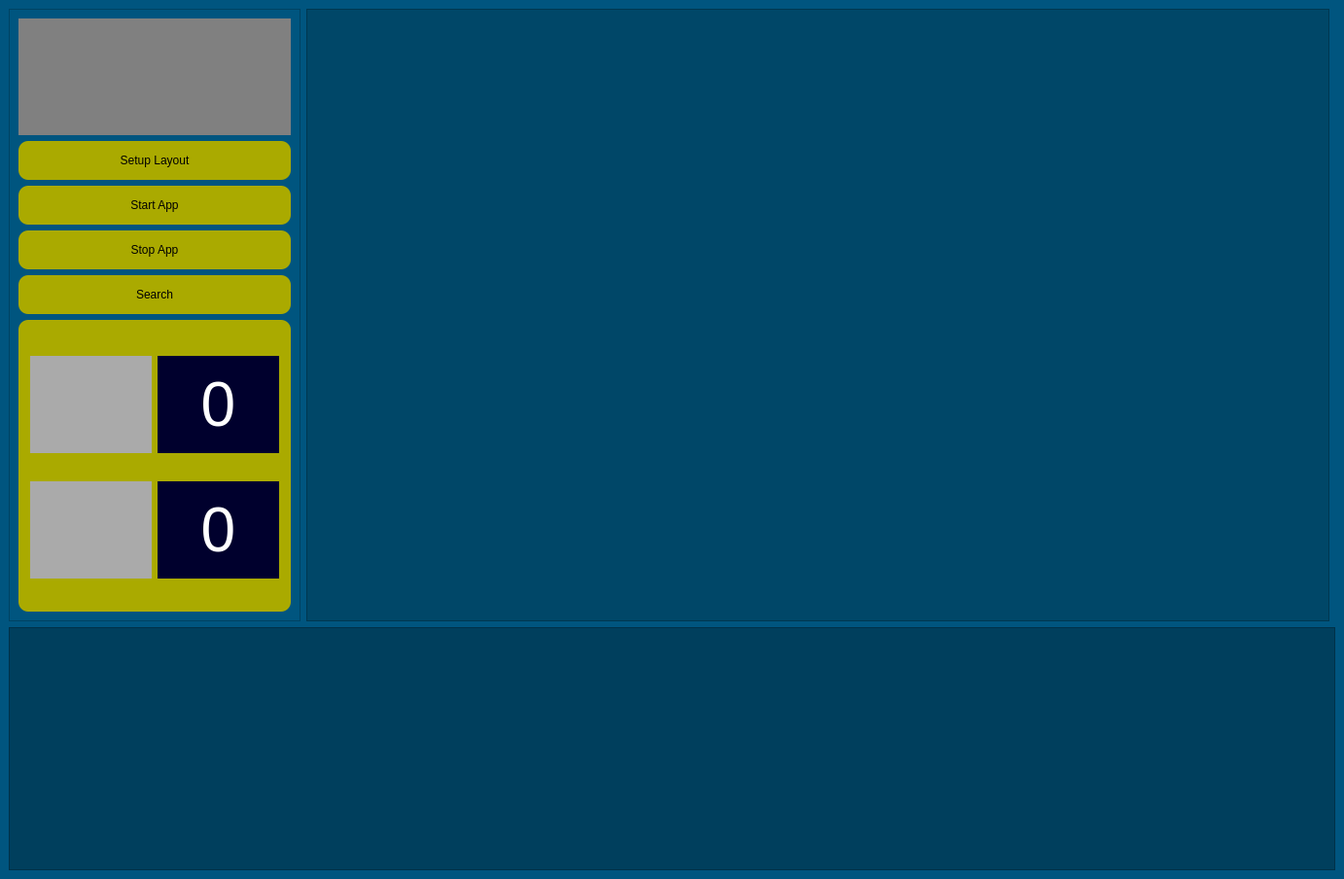
<?xml version="1.0" encoding="UTF-8"?>
<ui version="4.0">
 <class>MainWindow</class>
 <widget class="QMainWindow" name="MainWindow">
  <property name="geometry">
   <rect>
    <x>0</x>
    <y>0</y>
    <width>1382</width>
    <height>904</height>
   </rect>
  </property>
  <property name="windowTitle">
   <string>MainWindow</string>
  </property>
  <widget class="QWidget" name="centralwidget">
   <property name="styleSheet">
    <string notr="true">background-color: rgb(0, 85, 127);</string>
   </property>
   <layout class="QGridLayout" name="layout_main">
    <item row="0" column="0">
     <widget class="QFrame" name="menu">
      <property name="sizePolicy">
       <sizepolicy hsizetype="Preferred" vsizetype="Preferred">
        <horstretch>0</horstretch>
        <verstretch>0</verstretch>
       </sizepolicy>
      </property>
      <property name="minimumSize">
       <size>
        <width>300</width>
        <height>0</height>
       </size>
      </property>
      <property name="styleSheet">
       <string notr="true"/>
      </property>
      <property name="frameShape">
       <enum>QFrame::StyledPanel</enum>
      </property>
      <property name="frameShadow">
       <enum>QFrame::Raised</enum>
      </property>
      <layout class="QGridLayout" name="gridLayout">
       <item row="8" column="0">
        <widget class="QGroupBox" name="groupBox">
         <property name="sizePolicy">
          <sizepolicy hsizetype="Preferred" vsizetype="Expanding">
           <horstretch>0</horstretch>
           <verstretch>0</verstretch>
          </sizepolicy>
         </property>
         <property name="styleSheet">
          <string notr="true">QGroupBox{
	background-color: rgb(170, 170, 0);
	border: none;
	border-radius: 10px
}</string>
         </property>
         <property name="title">
          <string/>
         </property>
         <layout class="QGridLayout" name="gridLayout_2">
          <item row="1" column="1">
           <widget class="QLabel" name="qlabel_vehicle_count_bike">
            <property name="sizePolicy">
             <sizepolicy hsizetype="Preferred" vsizetype="Expanding">
              <horstretch>0</horstretch>
              <verstretch>0</verstretch>
             </sizepolicy>
            </property>
            <property name="minimumSize">
             <size>
              <width>100</width>
              <height>100</height>
             </size>
            </property>
            <property name="font">
             <font>
              <pointsize>48</pointsize>
              <weight>50</weight>
              <italic>false</italic>
              <bold>false</bold>
             </font>
            </property>
            <property name="styleSheet">
             <string notr="true">background-color: rgb(0, 0, 45);
color: white;</string>
            </property>
            <property name="text">
             <string>0</string>
            </property>
            <property name="alignment">
             <set>Qt::AlignCenter</set>
            </property>
           </widget>
          </item>
          <item row="1" column="0">
           <widget class="QLabel" name="qlabel_count_bike">
            <property name="sizePolicy">
             <sizepolicy hsizetype="Preferred" vsizetype="Preferred">
              <horstretch>0</horstretch>
              <verstretch>0</verstretch>
             </sizepolicy>
            </property>
            <property name="minimumSize">
             <size>
              <width>100</width>
              <height>100</height>
             </size>
            </property>
            <property name="maximumSize">
             <size>
              <width>16777215</width>
              <height>16777215</height>
             </size>
            </property>
            <property name="font">
             <font>
              <pointsize>10</pointsize>
              <weight>75</weight>
              <bold>true</bold>
             </font>
            </property>
            <property name="styleSheet">
             <string notr="true">background-color: rgb(170, 170, 170)</string>
            </property>
            <property name="lineWidth">
             <number>0</number>
            </property>
            <property name="text">
             <string/>
            </property>
            <property name="alignment">
             <set>Qt::AlignCenter</set>
            </property>
           </widget>
          </item>
          <item row="0" column="0">
           <spacer name="verticalSpacer_4">
            <property name="orientation">
             <enum>Qt::Vertical</enum>
            </property>
            <property name="sizeType">
             <enum>QSizePolicy::Preferred</enum>
            </property>
            <property name="sizeHint" stdset="0">
             <size>
              <width>20</width>
              <height>40</height>
             </size>
            </property>
           </spacer>
          </item>
          <item row="3" column="1">
           <widget class="QLabel" name="qlabel_vehicle_count_car">
            <property name="sizePolicy">
             <sizepolicy hsizetype="Preferred" vsizetype="Expanding">
              <horstretch>0</horstretch>
              <verstretch>0</verstretch>
             </sizepolicy>
            </property>
            <property name="minimumSize">
             <size>
              <width>0</width>
              <height>100</height>
             </size>
            </property>
            <property name="font">
             <font>
              <pointsize>48</pointsize>
              <weight>50</weight>
              <italic>false</italic>
              <bold>false</bold>
             </font>
            </property>
            <property name="styleSheet">
             <string notr="true">background-color: rgb(0, 0, 45);
color: white;</string>
            </property>
            <property name="text">
             <string>0</string>
            </property>
            <property name="alignment">
             <set>Qt::AlignCenter</set>
            </property>
           </widget>
          </item>
          <item row="2" column="0">
           <spacer name="verticalSpacer">
            <property name="orientation">
             <enum>Qt::Vertical</enum>
            </property>
            <property name="sizeType">
             <enum>QSizePolicy::Preferred</enum>
            </property>
            <property name="sizeHint" stdset="0">
             <size>
              <width>20</width>
              <height>40</height>
             </size>
            </property>
           </spacer>
          </item>
          <item row="3" column="0">
           <widget class="QLabel" name="qlabel_count_car">
            <property name="sizePolicy">
             <sizepolicy hsizetype="Preferred" vsizetype="Preferred">
              <horstretch>0</horstretch>
              <verstretch>0</verstretch>
             </sizepolicy>
            </property>
            <property name="minimumSize">
             <size>
              <width>100</width>
              <height>100</height>
             </size>
            </property>
            <property name="maximumSize">
             <size>
              <width>16777215</width>
              <height>16777215</height>
             </size>
            </property>
            <property name="font">
             <font>
              <pointsize>10</pointsize>
              <weight>75</weight>
              <bold>true</bold>
             </font>
            </property>
            <property name="styleSheet">
             <string notr="true">background-color: rgb(170, 170, 170)</string>
            </property>
            <property name="text">
             <string/>
            </property>
            <property name="alignment">
             <set>Qt::AlignCenter</set>
            </property>
           </widget>
          </item>
          <item row="4" column="0">
           <spacer name="verticalSpacer_5">
            <property name="orientation">
             <enum>Qt::Vertical</enum>
            </property>
            <property name="sizeType">
             <enum>QSizePolicy::Preferred</enum>
            </property>
            <property name="sizeHint" stdset="0">
             <size>
              <width>20</width>
              <height>40</height>
             </size>
            </property>
           </spacer>
          </item>
         </layout>
        </widget>
       </item>
       <item row="1" column="0">
        <spacer name="verticalSpacer_2">
         <property name="orientation">
          <enum>Qt::Vertical</enum>
         </property>
         <property name="sizeType">
          <enum>QSizePolicy::Preferred</enum>
         </property>
         <property name="sizeHint" stdset="0">
          <size>
           <width>20</width>
           <height>30</height>
          </size>
         </property>
        </spacer>
       </item>
       <item row="5" column="0">
        <widget class="QPushButton" name="btn_search">
         <property name="sizePolicy">
          <sizepolicy hsizetype="Minimum" vsizetype="Preferred">
           <horstretch>0</horstretch>
           <verstretch>0</verstretch>
          </sizepolicy>
         </property>
         <property name="minimumSize">
          <size>
           <width>0</width>
           <height>40</height>
          </size>
         </property>
         <property name="styleSheet">
          <string notr="true">QPushButton{
	background-color: rgb(170, 170, 0);
	border: none;
	border-radius: 10px
}
QPushButton:hover{
	background-color: rgb(109, 109, 0);
	border: none;
	border-radius: 10px
}</string>
         </property>
         <property name="text">
          <string>Search</string>
         </property>
        </widget>
       </item>
       <item row="3" column="0">
        <widget class="QPushButton" name="btn_start_app">
         <property name="sizePolicy">
          <sizepolicy hsizetype="Minimum" vsizetype="Preferred">
           <horstretch>0</horstretch>
           <verstretch>0</verstretch>
          </sizepolicy>
         </property>
         <property name="minimumSize">
          <size>
           <width>0</width>
           <height>40</height>
          </size>
         </property>
         <property name="styleSheet">
          <string notr="true">QPushButton{
	background-color: rgb(170, 170, 0);
	border: none;
	border-radius: 10px
}
QPushButton:hover{
	background-color: rgb(109, 109, 0);
	border: none;
	border-radius: 10px
}</string>
         </property>
         <property name="text">
          <string>Start App</string>
         </property>
        </widget>
       </item>
       <item row="6" column="0">
        <spacer name="verticalSpacer_3">
         <property name="orientation">
          <enum>Qt::Vertical</enum>
         </property>
         <property name="sizeType">
          <enum>QSizePolicy::Preferred</enum>
         </property>
         <property name="sizeHint" stdset="0">
          <size>
           <width>20</width>
           <height>30</height>
          </size>
         </property>
        </spacer>
       </item>
       <item row="0" column="0">
        <widget class="QLabel" name="qlabel_logo_atin">
         <property name="sizePolicy">
          <sizepolicy hsizetype="Preferred" vsizetype="Preferred">
           <horstretch>0</horstretch>
           <verstretch>0</verstretch>
          </sizepolicy>
         </property>
         <property name="minimumSize">
          <size>
           <width>0</width>
           <height>120</height>
          </size>
         </property>
         <property name="maximumSize">
          <size>
           <width>16777215</width>
           <height>120</height>
          </size>
         </property>
         <property name="styleSheet">
          <string notr="true">background: gray
</string>
         </property>
         <property name="text">
          <string/>
         </property>
        </widget>
       </item>
       <item row="2" column="0">
        <widget class="QPushButton" name="btn_setup_layout">
         <property name="sizePolicy">
          <sizepolicy hsizetype="Minimum" vsizetype="Preferred">
           <horstretch>0</horstretch>
           <verstretch>0</verstretch>
          </sizepolicy>
         </property>
         <property name="minimumSize">
          <size>
           <width>0</width>
           <height>40</height>
          </size>
         </property>
         <property name="baseSize">
          <size>
           <width>0</width>
           <height>0</height>
          </size>
         </property>
         <property name="font">
          <font>
           <weight>50</weight>
           <italic>false</italic>
           <bold>false</bold>
           <underline>false</underline>
           <strikeout>false</strikeout>
          </font>
         </property>
         <property name="mouseTracking">
          <bool>false</bool>
         </property>
         <property name="styleSheet">
          <string notr="true">QPushButton{
	background-color: rgb(170, 170, 0);
	border: none;
	border-radius: 10px
}
QPushButton:hover{
	background-color: rgb(109, 109, 0);
	border: none;
	border-radius: 10px
}</string>
         </property>
         <property name="inputMethodHints">
          <set>Qt::ImhNone</set>
         </property>
         <property name="text">
          <string>Setup Layout</string>
         </property>
         <property name="icon">
          <iconset>
           <normaloff>../../Project-1/icon/setup_layout.png</normaloff>../../Project-1/icon/setup_layout.png</iconset>
         </property>
         <property name="iconSize">
          <size>
           <width>25</width>
           <height>25</height>
          </size>
         </property>
         <property name="default">
          <bool>false</bool>
         </property>
         <property name="flat">
          <bool>false</bool>
         </property>
        </widget>
       </item>
       <item row="4" column="0">
        <widget class="QPushButton" name="btn_stop_app">
         <property name="sizePolicy">
          <sizepolicy hsizetype="Minimum" vsizetype="Preferred">
           <horstretch>0</horstretch>
           <verstretch>0</verstretch>
          </sizepolicy>
         </property>
         <property name="minimumSize">
          <size>
           <width>0</width>
           <height>40</height>
          </size>
         </property>
         <property name="styleSheet">
          <string notr="true">QPushButton{
	background-color: rgb(170, 170, 0);
	border: none;
	border-radius: 10px
}
QPushButton:hover{
	background-color: rgb(109, 109, 0);
	border: none;
	border-radius: 10px
}</string>
         </property>
         <property name="text">
          <string>Stop App</string>
         </property>
        </widget>
       </item>
      </layout>
     </widget>
    </item>
    <item row="1" column="0" colspan="3">
     <widget class="QScrollArea" name="scrollArea_info">
      <property name="sizePolicy">
       <sizepolicy hsizetype="Expanding" vsizetype="Preferred">
        <horstretch>0</horstretch>
        <verstretch>0</verstretch>
       </sizepolicy>
      </property>
      <property name="minimumSize">
       <size>
        <width>0</width>
        <height>250</height>
       </size>
      </property>
      <property name="styleSheet">
       <string notr="true">background-color: rgb(0, 63, 93);</string>
      </property>
      <property name="widgetResizable">
       <bool>true</bool>
      </property>
      <widget class="QWidget" name="scrollAreaWidgetContents">
       <property name="geometry">
        <rect>
         <x>0</x>
         <y>0</y>
         <width>1362</width>
         <height>248</height>
        </rect>
       </property>
       <layout class="QGridLayout" name="gridLayout_3"/>
      </widget>
     </widget>
    </item>
    <item row="0" column="1">
     <widget class="QFrame" name="frame_cameras">
      <property name="sizePolicy">
       <sizepolicy hsizetype="Expanding" vsizetype="Preferred">
        <horstretch>0</horstretch>
        <verstretch>0</verstretch>
       </sizepolicy>
      </property>
      <property name="styleSheet">
       <string notr="true">background-color: rgb(0, 71, 104);</string>
      </property>
      <property name="frameShape">
       <enum>QFrame::StyledPanel</enum>
      </property>
      <property name="frameShadow">
       <enum>QFrame::Raised</enum>
      </property>
     </widget>
    </item>
   </layout>
  </widget>
 </widget>
 <resources/>
 <connections/>
</ui>
